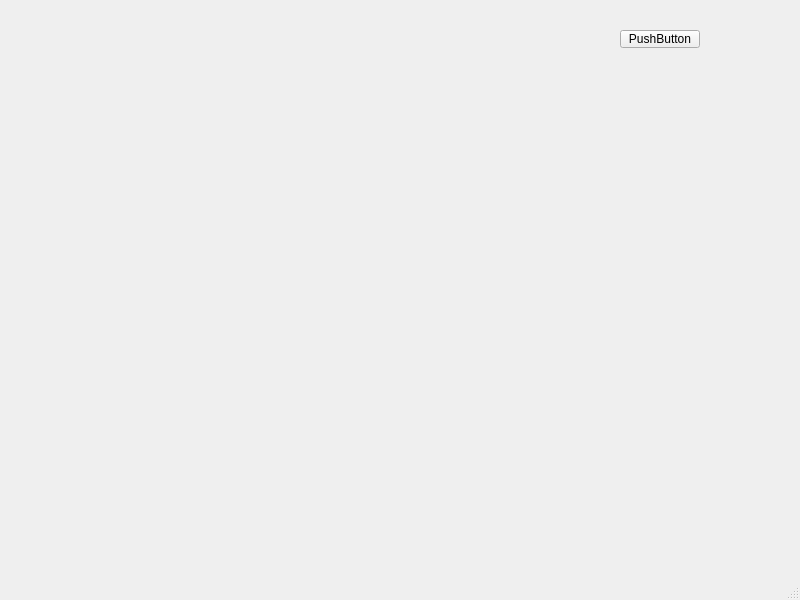
<?xml version="1.0" encoding="UTF-8"?>
<ui version="4.0">
 <class>MainWindow</class>
 <widget class="QMainWindow" name="MainWindow">
  <property name="geometry">
   <rect>
    <x>0</x>
    <y>0</y>
    <width>800</width>
    <height>600</height>
   </rect>
  </property>
  <property name="windowTitle">
   <string>Login Page</string>
  </property>
  <widget class="QWidget" name="centralwidget">
   <widget class="QPushButton" name="pushButton">
    <property name="geometry">
     <rect>
      <x>620</x>
      <y>30</y>
      <width>80</width>
      <height>18</height>
     </rect>
    </property>
    <property name="text">
     <string>PushButton</string>
    </property>
   </widget>
  </widget>
  <widget class="QMenuBar" name="menubar">
   <property name="geometry">
    <rect>
     <x>0</x>
     <y>0</y>
     <width>800</width>
     <height>17</height>
    </rect>
   </property>
  </widget>
  <widget class="QStatusBar" name="statusbar"/>
 </widget>
 <resources/>
 <connections/>
</ui>
